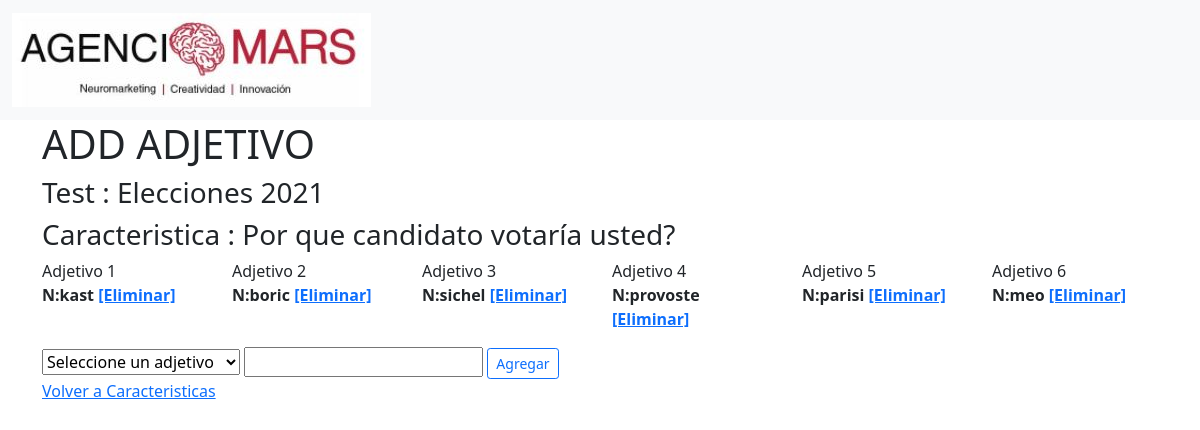
The page /iat/adjetivo/add/25 on the database its author committed.
### test_iat/models.py (models this page shows, shortened)
class Test(models.Model):
    TYPES = (
        ("normal", 'Normal'),
        ("elecciones2021", 'Elecciones 2021')
    )
    nombre = models.CharField(max_length=255)
    cliente = models.ForeignKey(Cliente, related_name="tests", on_delete = models.CASCADE)
    tipo =models.CharField(max_length=255,default="normal")
    created_at = models.DateTimeField(auto_now_add=True)
    updated_at = models.DateTimeField(auto_now=True)
    class Meta:
        ordering = ('-created_at',)

class Tcaracteristicas(models.Model):
    caracteristica=models.ForeignKey(Caracteristica, related_name="t_car", on_delete = models.CASCADE)
    categoria = models.ForeignKey(Tcategoria, related_name="car_cat", on_delete = models.CASCADE)
    created_at = models.DateTimeField(auto_now_add=True)
    updated_at = models.DateTimeField(auto_now=True)

class Caracteristica(models.Model):
    nombre =  models.CharField(max_length=255,unique=True)
    created_at = models.DateTimeField(auto_now_add=True)
    updated_at = models.DateTimeField(auto_now=True)

class Adjetivo(models.Model):
    nombre =  models.CharField(max_length=255,unique=True)
    created_at = models.DateTimeField(auto_now_add=True)
    updated_at = models.DateTimeField(auto_now=True)

### test_iat/views.py (the view, shortened to what this page needs)
# urls.py: path('iat/adjetivo/add/<int:car_id>', views.iat_add_adj),
def iat_add_adj(request,car_id):
    if request.method=='GET':
        tcar=Tcaracteristicas.objects.get(id=car_id)
        iat=tcar.categoria.test
        adjs_list=Adjetivo.objects.all()
        adjs=[]
        adj_totales=[]
        if iat.tipo=="elecciones2021":
            result=tcar.adj_car.values_list('adjetivo')
            result2 =tcar.adj_car.values_list('id')
            n_adj=tcar.adj_car.count()
            if n_adj > 0:
                adjetivo=Adjetivo.objects.get(id=result[0][0])
                adjs.append({"nombre":adjetivo.nombre,"id":result2[0][0]})
                adj_totales.append(1)
            if n_adj > 1:
                adjetivo=Adjetivo.objects.get(id=result[1][0])
                adjs.append({"nombre":adjetivo.nombre,"id":result2[1][0]})
                adj_totales.append(2)
            if n_adj > 2:
                adjetivo=Adjetivo.objects.get(id=result[2][0])
                adjs.append({"nombre":adjetivo.nombre,"id":result2[2][0]})
                adj_totales.append(3)
            if n_adj > 3:
                adjetivo=Adjetivo.objects.get(id=result[3][0])
                adjs.append({"nombre":adjetivo.nombre,"id":result2[3][0]})
                adj_totales.append(4)
            if n_adj > 4:
                adjetivo=Adjetivo.objects.get(id=result[4][0])
                adjs.append({"nombre":adjetivo.nombre,"id":result2[4][0]})
                adj_totales.append(5)
            if n_adj > 5:
                adjetivo=Adjetivo.objects.get(id=result[5][0])
                adjs.append({"nombre":adjetivo.nombre,"id":result2[5][0]})
                adj_totales.append(6)
        else:
            pass
        context={
            "car":tcar,
            "iat":iat,
            "adjs_list":adjs_list,
            "adjs":adjs,
            "adj_totales":adj_totales,
        }
        return render(request, 'iat_adjetivo.html', context)

### test_iat/templates/iat_adjetivo.html (shortened to what this page needs)
{% extends './base.html' %}
{% block content %}
<div class="container">
    <div class="row">
        <div class="col">
            <h1>ADD ADJETIVO </h1>
            <h3>Test : {{iat.nombre}} </h3>
            <h3>Caracteristica : {{car.caracteristica.nombre}}</h3>
        </div>
    </div>
    <div class="row">
        {% for cant in adj_totales %}
        <div class="col">
            Adjetivo {{cant}}
        </div>
        {% endfor %}
    </div>
<div class="row">
    {% for r in adjs %}
    <div class="col">
        <b>N:{{r.nombre}}
            {% if r.id > 0 %}
                <a href="/iat/adjetivo/remove/{{r.id}}?car_id={{car.id}}">[Eliminar]</a>
            {% endif %}
        </b>
    </div>
    {% endfor %}
</div>
    {% if iat.tipo == "normal" %}
        {% if adj2.id == -1 %}
        <div class="row mt-3">
            <div class="col">
                <form action="/iat/adjetivo/add/{{car.id}}" method="POST">
                    {% csrf_token %}
                    <select name="adj_id" id="adj_id">
                        <option value="">Seleccione un adjetivo</option>
                        {% for a in adjs_list %}
                        <option value="{{a.id}}">{{a.nombre}}</option>
                        {% endfor %}
                        <option value="otro">Agregar nuevo adjetivo</option>
                    </select>
                    <input type="text" name="new_adj" id="new_adj">
                    <button type="submit" class="btn btn-outline-primary btn-sm">Agregar</button>
                </form>
            </div>
        </div>
        {% endif %}
    {% else %}
    <div class="row mt-3">
        <div class="col">
            <form action="/iat/adjetivo/add/{{car.id}}" method="POST">
                <select name="adj_id" id="adj_id">
                    <option value="">Seleccione un adjetivo</option>
                </select>
                <input type="text" name="new_adj" id="new_adj">
                <button type="submit" class="btn btn-outline-primary btn-sm">Agregar</button>
            </form>
        </div>
    </div>
    {% endif %}
    <a href="/iat/{{iat.id}}">Volver a Caracteristicas</a>
</div>
{% endblock %}

### rows shown on the page
Test: nombre "Elecciones 2021"
Tcaracteristicas: caracteristica.nombre "Por que candidato votaría usted?"
Adjetivo: nombre "kast"
Adjetivo: nombre "boric"
Adjetivo: nombre "sichel"
Adjetivo: nombre "provoste"
Adjetivo: nombre "parisi"
Adjetivo: nombre "meo"

### other values the page prints
{{ cant }} "1" "2" "3" "4" "5" "6"
